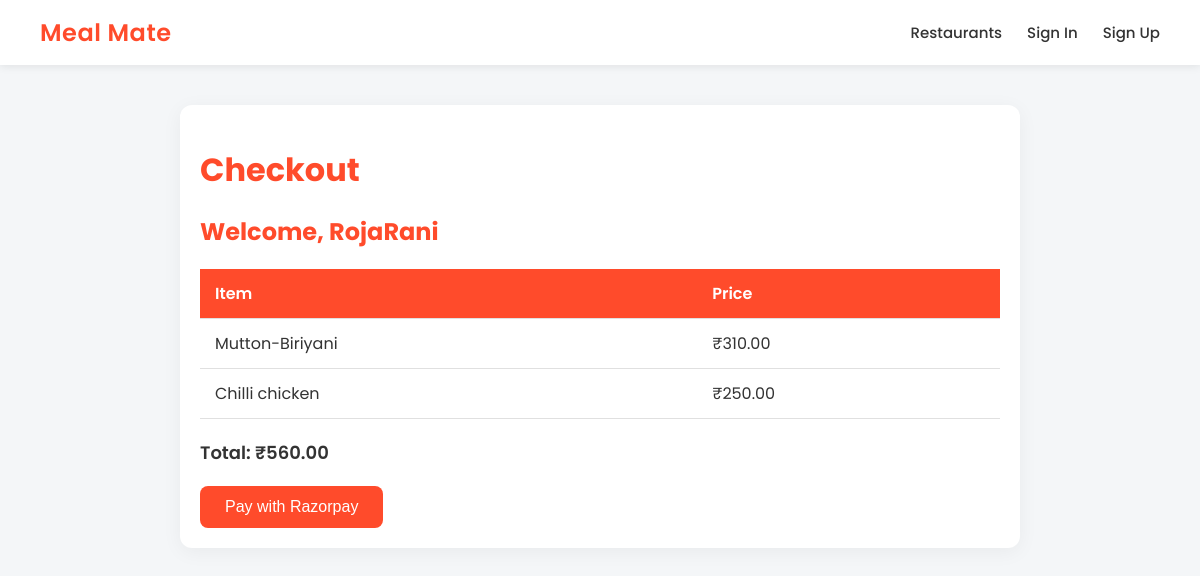
Page /checkout/RojaRani on the committed database.
### delivery/models.py (models this page shows, shortened)
class Customers(models.Model):
    username = models.CharField(max_length=100)
    password = models.CharField(max_length=20)
    email = models.EmailField()
    mobile = models.CharField(max_length=12, default=10)
    address = models.CharField(max_length=100)

class Menu(models.Model):
    res = models.ForeignKey(
        Restarunts,
        on_delete = models.CASCADE
    )
    item_name = models.CharField(max_length=100)
    description = models.TextField(blank=True,null=True)
    price = models.DecimalField(max_digits=6,decimal_places=2)
    is_available = models.BooleanField(default=True)
    category = models.CharField(max_length=50)

### delivery/views.py (the view)
# urls.py: path('checkout/<str:username>', views.checkout,name = 'checkout'),
def checkout(request, username):
    customer = Customers.objects.get(username = username)
    cart = Cart.objects.filter(customer = customer).first()
    cart_items = cart.items.all() if cart else []
    total_price = cart.total_price() if cart else 0
    if total_price == 0:
        return render(request, 'delivery/checkout.html',{'error':'Your cart is Empty'})
    client = razorpay.Client(auth=(settings.RAZORPAY_KEY_ID, settings.RAZORPAY_KEY_SECRET))
    order_data = {
        'amount':int(total_price * 100),
        'currency':'INR',
        'payment_capture':'1',
    }
    order = client.order.create(data = order_data)
    return render(
        request, 'delivery/checkout.html',
        {'username':username,
        'cart_items':cart_items,
        'total_price':total_price,
        'razorpay_key_id':settings.RAZORPAY_KEY_ID,
        'order_id':order['id'],
        'amount':total_price,
        }
    )

### delivery/models.py (called while the page is built)
    def total_price(self):
        return sum(item.price for item in self.items.all())

### delivery/templates/delivery/checkout.html (shortened to what this page needs)
<!DOCTYPE html>
<html lang="en">
<head>
</head>
<body>
    <div class="navbar">
        <a href="{% url 'delivery:index' %}" class="logo">Meal Mate</a>
        <div class="nav-links">
            <a href="{% url 'delivery:cusdisplay_res' username %}">Restaurants</a>
            <a href="{% url 'delivery:sign_in' %}">Sign In</a>
            <a href="{% url 'delivery:sign_up' %}">Sign Up</a>
        </div>
    </div>
    <div class="container">
        <h1>Checkout</h1>
        <h2>Welcome, {{ username }}</h2>
        {% if error %}
            <p class="error">{{ error }}</p>
        {% else %}
            <table>
                <thead>
                    <tr>
                        <th>Item</th>
                        <th>Price</th>
                    </tr>
                </thead>
                <tbody>
                    {% for item in cart_items %}
                    <tr>
                        <td>{{ item.item_name }}</td>
                        <td>₹{{ item.price }}</td>
                    </tr>
                    {% endfor %}
                </tbody>
            </table>
            <p class="total">Total: ₹{{ total_price }}</p>
            <button id="rzp-button">Pay with Razorpay</button>
        {% endif %}
    </div>
</body>
</html>

### delivery/templates/delivery/checkout.html (style rules this page uses)
body { margin: 0; font-family: 'Poppins', sans-serif; background-color: #f4f6f8; color: #333; }
.navbar { background: #fff; color: #333; padding: 15px 40px; display: flex; justify-content: space-between; align-items: center; box-shadow: 0 2px 8px rgba(0,0,0,0.08); position: sticky; top: 0; z-index: 100; }
.navbar .logo { font-size: 24px; font-weight: 600; color: #ff4b2b; text-decoration: none; letter-spacing: 0.5px; }
.navbar .nav-links { display: flex; gap: 25px; }
.navbar .nav-links a { color: #333; text-decoration: none; font-size: 15px; font-weight: 500; position: relative; transition: all 0.3s ease; }
.navbar .nav-links a::after { content: ""; position: absolute; left: 0; bottom: -5px; width: 0; height: 2px; background: #ff4b2b; transition: width 0.3s ease; }
.container { max-width: 800px; margin: 40px auto; padding: 20px; background: #fff; border-radius: 12px; box-shadow: 0 4px 20px rgba(0,0,0,0.05); }
h1, h2 { color: #ff4b2b; margin-bottom: 20px; }
table { width: 100%; border-collapse: collapse; margin-bottom: 20px; }
table th, table td { padding: 12px 15px; text-align: left; border-bottom: 1px solid #e0e0e0; }
table th { background-color: #ff4b2b; color: #fff; font-weight: 600; }
.total { font-size: 18px; font-weight: 600; margin-bottom: 20px; }
#rzp-button { padding: 12px 25px; background-color: #ff4b2b; color: #fff; border: none; border-radius: 8px; font-size: 16px; font-weight: 500; cursor: pointer; transition: background 0.3s ease, transform 0.2s ease; }

### rows in the picture
Customers: username "RojaRani"
Menu: item_name "Mutton-Biriyani", price "310.00"
Menu: item_name "Chilli chicken", price "250.00"

### other values in the picture
{{ total_price }} "560.00"
